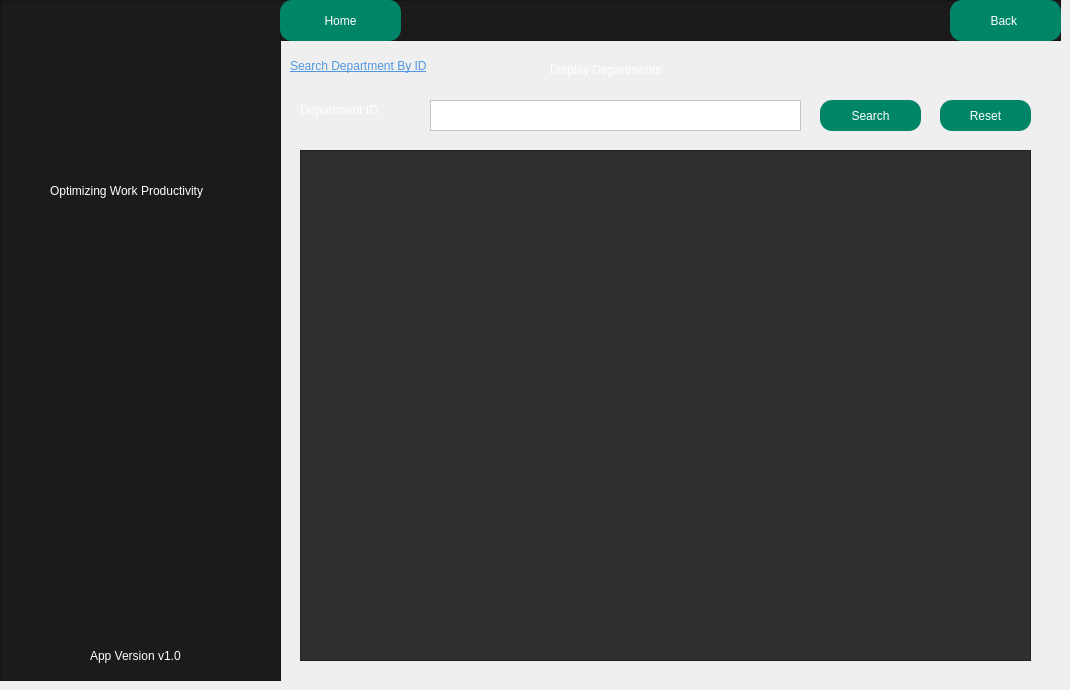
    <widget class="QWidget" name="Displaydepartment">
     <widget class="QLabel" name="label_159">
      <property name="geometry">
       <rect>
        <x>290</x>
        <y>50</y>
        <width>241</width>
        <height>31</height>
       </rect>
      </property>
      <property name="styleSheet">
       <string notr="true">color: rgb(80, 151, 225);

font: italic 13pt &quot;Times New Roman&quot;;
text-decoration: underline;</string>
      </property>
      <property name="text">
       <string>Search Department By ID</string>
      </property>
     </widget>
     <widget class="QLabel" name="label_158">
      <property name="geometry">
       <rect>
        <x>300</x>
        <y>100</y>
        <width>121</width>
        <height>20</height>
       </rect>
      </property>
      <property name="styleSheet">
       <string notr="true">color:white;
font: 10pt &quot;Tahoma&quot;;</string>
      </property>
      <property name="text">
       <string>Department ID:</string>
      </property>
     </widget>
     <widget class="QFrame" name="frame_39">
      <property name="geometry">
       <rect>
        <x>0</x>
        <y>0</y>
        <width>281</width>
        <height>681</height>
       </rect>
      </property>
      <property name="styleSheet">
       <string notr="true">background-color:rgba(27,27,27,255);</string>
      </property>
      <property name="frameShape">
       <enum>QFrame::StyledPanel</enum>
      </property>
      <property name="frameShadow">
       <enum>QFrame::Raised</enum>
      </property>
      <widget class="QLabel" name="label_154">
       <property name="geometry">
        <rect>
         <x>10</x>
         <y>10</y>
         <width>261</width>
         <height>151</height>
        </rect>
       </property>
       <property name="text">
        <string/>
       </property>
       <property name="pixmap">
        <pixmap resource="../resource.qrc">:/pics/picture/people.png</pixmap>
       </property>
       <property name="scaledContents">
        <bool>true</bool>
       </property>
      </widget>
      <widget class="QLabel" name="label_156">
       <property name="geometry">
        <rect>
         <x>50</x>
         <y>180</y>
         <width>201</width>
         <height>21</height>
        </rect>
       </property>
       <property name="styleSheet">
        <string notr="true">color: rgb(255, 255, 255);
font: italic 9pt &quot;Segoe UI&quot;;</string>
       </property>
       <property name="text">
        <string>Optimizing Work Productivity</string>
       </property>
      </widget>
      <widget class="QLabel" name="label_157">
       <property name="geometry">
        <rect>
         <x>90</x>
         <y>640</y>
         <width>121</width>
         <height>31</height>
        </rect>
       </property>
       <property name="styleSheet">
        <string notr="true">color:white;</string>
       </property>
       <property name="text">
        <string>App Version v1.0</string>
       </property>
      </widget>
     </widget>
     <widget class="QPushButton" name="searchdepbutton">
      <property name="geometry">
       <rect>
        <x>820</x>
        <y>100</y>
        <width>101</width>
        <height>31</height>
       </rect>
      </property>
      <property name="styleSheet">
       <string notr="true">border-radius:12px;
background-color:rgba(0,133,104,255);
color:white;</string>
      </property>
      <property name="text">
       <string>Search</string>
      </property>
     </widget>
     <widget class="QFrame" name="frame_38">
      <property name="geometry">
       <rect>
        <x>280</x>
        <y>0</y>
        <width>781</width>
        <height>41</height>
       </rect>
      </property>
      <property name="styleSheet">
       <string notr="true">background-color:rgba(27,27,27,255);</string>
      </property>
      <property name="frameShape">
       <enum>QFrame::StyledPanel</enum>
      </property>
      <property name="frameShadow">
       <enum>QFrame::Raised</enum>
      </property>
      <widget class="QPushButton" name="homebutton_13">
       <property name="geometry">
        <rect>
         <x>670</x>
         <y>0</y>
         <width>111</width>
         <height>41</height>
        </rect>
       </property>
       <property name="styleSheet">
        <string notr="true">border-radius:12px;
background-color:rgba(0,133,104,255);
color:white;</string>
       </property>
       <property name="text">
        <string>Back </string>
       </property>
      </widget>
      <widget class="QPushButton" name="homebutton_27">
       <property name="geometry">
        <rect>
         <x>0</x>
         <y>0</y>
         <width>121</width>
         <height>41</height>
        </rect>
       </property>
       <property name="styleSheet">
        <string notr="true">border-radius:12px;
background-color:rgba(0,133,104,255);
color:white;</string>
       </property>
       <property name="text">
        <string>Home</string>
       </property>
      </widget>
     </widget>
     <widget class="QPlainTextEdit" name="displaydeptid">
      <property name="geometry">
       <rect>
        <x>430</x>
        <y>100</y>
        <width>371</width>
        <height>31</height>
       </rect>
      </property>
      <property name="styleSheet">
       <string notr="true">color:black;
background-color: rgba(255,255,255,255);
</string>
      </property>
     </widget>
     <widget class="QLabel" name="label_153">
      <property name="geometry">
       <rect>
        <x>550</x>
        <y>60</y>
        <width>181</width>
        <height>20</height>
       </rect>
      </property>
      <property name="styleSheet">
       <string notr="true">color:white;</string>
      </property>
      <property name="text">
       <string>Display Departments</string>
      </property>
     </widget>
     <widget class="QTableView" name="searchdepartmenttableview">
      <property name="geometry">
       <rect>
        <x>300</x>
        <y>150</y>
        <width>731</width>
        <height>511</height>
       </rect>
      </property>
      <property name="styleSheet">
       <string notr="true">QTableView {
    font: 11pt &quot;Arial&quot;;
    background-color: #2f2f2f; /* dark gray */
    alternate-row-color: #3f3f3f; /* slightly lighter dark gray */
}

QTableView::item {
    color: white; /* white text */
    background-color: #2f2f2f; /* dark gray */
    selection-color: white; /* white text on selection */
    selection-background-color: #4f4f4f; /* slightly lighter dark gray on selection */
}

/* Common section styling */
QHeaderView::section {
    font: bold 11pt &quot;Arial&quot;; /* Ensure consistent font settings */
    border: 1px solid #1b1b1b; /* Optional: to define the border */
}

/* Horizontal header styling */
QHeaderView::section:horizontal {
    color: white; /* white text */
    background-color: #1b1b1b; /* black background */
}

/* Vertical header styling */
QHeaderView::section:vertical {
    color: white; /* white text */
    background-color: #3b3b3b; /* different color for vertical header */
}

/* Corner button styling */
QTableCornerButton::section {
    color: white; /* white text */
    background-color: #1b1b1b; /* black background */
}
</string>
      </property>
     </widget>
     <widget class="QPushButton" name="pushButton_57">
      <property name="geometry">
       <rect>
        <x>940</x>
        <y>100</y>
        <width>91</width>
        <height>31</height>
       </rect>
      </property>
      <property name="styleSheet">
       <string notr="true">border-radius:12px;
background-color:rgba(0,133,104,255);
color:white;</string>
      </property>
      <property name="text">
       <string>Reset</string>
      </property>
     </widget>
    </widget>
